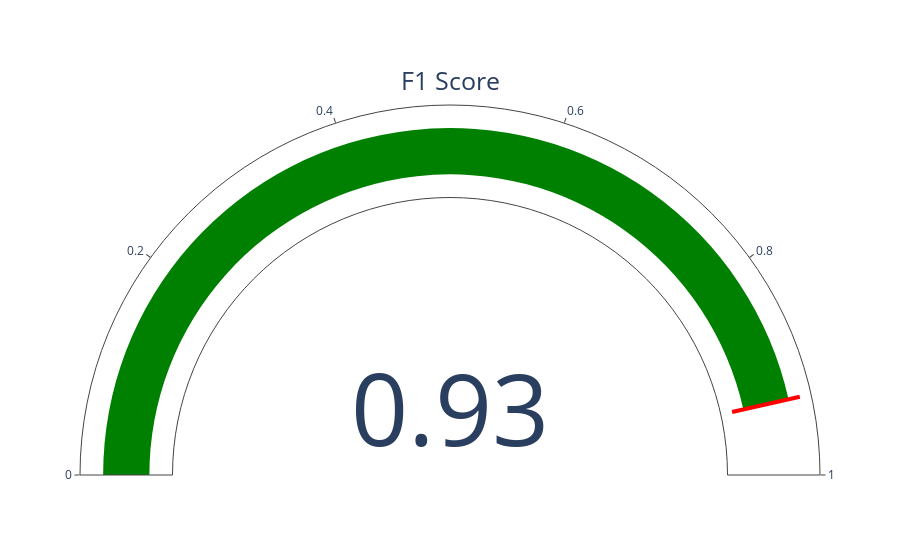

Notebook source saved alongside this figure:
### Code cell
# from IPython.display import HTML
# from IPython.core.interactiveshell import InteractiveShell
# from statsmodels.stats.outliers_influence import variance_inflation_factor
# import pickle
import plotly.graph_objects as go


#Predictive Power Model 1
fig = go.Figure(go.Indicator(
    domain = {'x': [0, 1], 'y': [0, 1]},
    value = .93,
    #mode = "gauge+number+delta",
    mode = "gauge+number",
    title = {'text': "F1 Score"},
#     delta = {'reference': 1},
    gauge = {'axis': {'range': [None, 1]},
             'steps' : [
                 {'range': [0, 1], 'color': "white"},
                # {'range': [.35, .6], 'color': "lightgray"},
             #{'range': [.6, 1], 'color': "lightgreen"}
             ],
             'threshold' : {'line': {'color': "red", 'width': 4}, 'thickness': 0.75, 'value': .93}},
    number={"font":{"size":100}}))

fig.show()

### Figure 1 — Plotly figure (JSON) as saved in the notebook; plotly's stock layout.template omitted (floating-point values rounded to 4 significant figures)
{"data": [{"domain": {"x": [0, 1], "y": [0, 1]}, "gauge": {"axis": {"range": [null, 1]}, "steps": [{"color": "white", "range": [0, 1]}], "threshold": {"line": {"color": "red", "width": 4}, "thickness": 0.75, "value": 0.93}}, "mode": "gauge+number", "number": {"font": {"size": 100}}, "title": {"text": "F1 Score"}, "type": "indicator", "value": 0.93}], "layout": {}}
